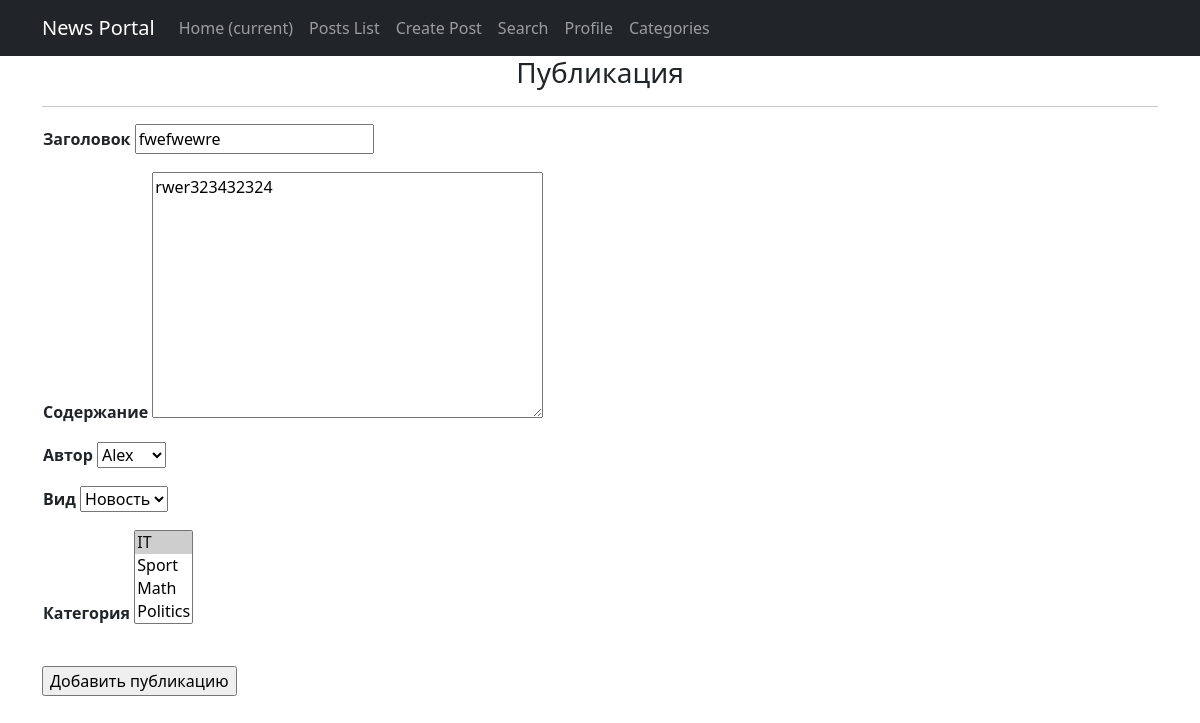
The page /posts/add/12 (signed in) on the database as committed earlier.
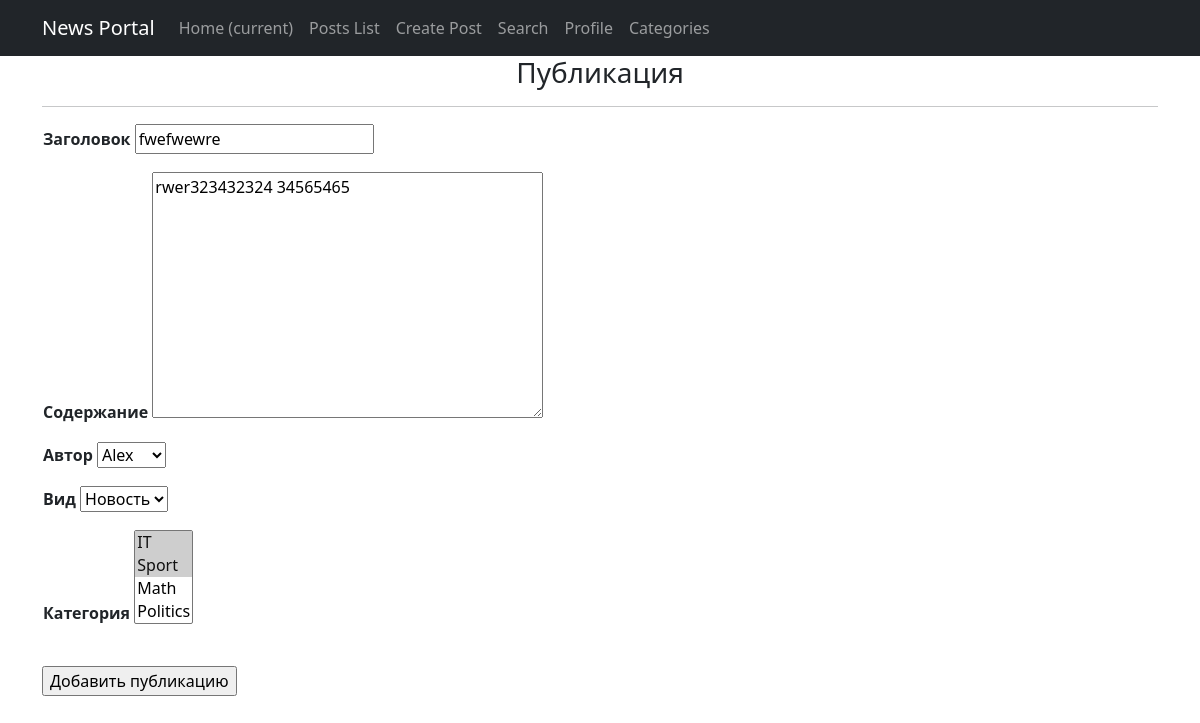
The same page on the database as committed later.
### news/models.py (models this page shows, shortened)
class Post(models.Model):
    article = 'AR'
    news = 'NW'
    kind = [
        (article, 'Статья'),
        (news, 'Новость')
    ]
    author = models.ForeignKey(Author, on_delete=models.CASCADE)
    view = models.CharField(max_length=2, choices=kind, default=article)
    time_of_creation = models.DateTimeField(auto_now_add=True)
    post_category = models.ManyToManyField(Category, through='PostCategory')
    title = models.CharField(max_length=128)
    text = models.TextField()
    post_rating = models.IntegerField(default=0)
    class Meta:
        verbose_name = 'Публикация'
        verbose_name_plural = 'Публикации'

### news/views.py (the view)
# urls.py: path('add/<int:pk>', PostUpdateView.as_view(), name='post_update'),
class PostUpdateView(LoginRequiredMixin, PermissionRequiredMixin, UpdateView):
    template_name = 'news/post_add.html'
    form_class = PostForm
    permission_required = ('news.change_post',)
    def get_object(self, **kwargs):
        id = self.kwargs.get('pk')
        return Post.objects.get(pk=id)

### news/forms.py
class PostForm(ModelForm):
    class Meta:
        model = Post
        fields = ['title', 'text', 'author', 'view', 'post_category']

### news/models.py (called while the page is built)
    def __str__(self):
        return f'{self.author_user}'

    def __str__(self):
        return f'{self.name}'

### templates/news/post_add.html (shortened to what this page needs)
{% extends 'default.html' %}
{% block content %}
<h3>Публикация</h3>
<hr>
<form method="POST">
    <table>
        <tr>
            <td>
                <p align="left">
                <b>Заголовок</b>
                {{ form.title }}
                </p>
            </td>
        </tr>
        <tr>
            <td>
                <p align="left">
                <b>Содержание</b>
                {{ form.text }}
                </p>
            </td>
        </tr>
        <tr>
            <td>
                <p align="left">
                <b>Автор</b>
                {{ form.author }}
                </p>
            </td>
        </tr>
        <tr>
            <td>
                <p align="left">
                <b>Вид</b>
                {{ form.view }}
                </p>
            </td>
        </tr>
        <tr>
            <td>
                <p align="left">
                <b>Категория</b>
                {{ form.post_category }}
                </p>
            </td>
        </tr>
    </table>
    <br>
    <p align="left">
    <input type="submit" value="Добавить публикацию">
    </p>
</form>
<br>
{% endblock content %}

Rows that differ between the two databases and show on the page:
changed Post "fwefwewre": text "rwer323432324" → "rwer323432324 34565465"
Other text that changed with them:
form field post_category: "IT ☑ / Sport / Math / Politics" → "IT ☑ / Sport ☑ / Math / Politics"
